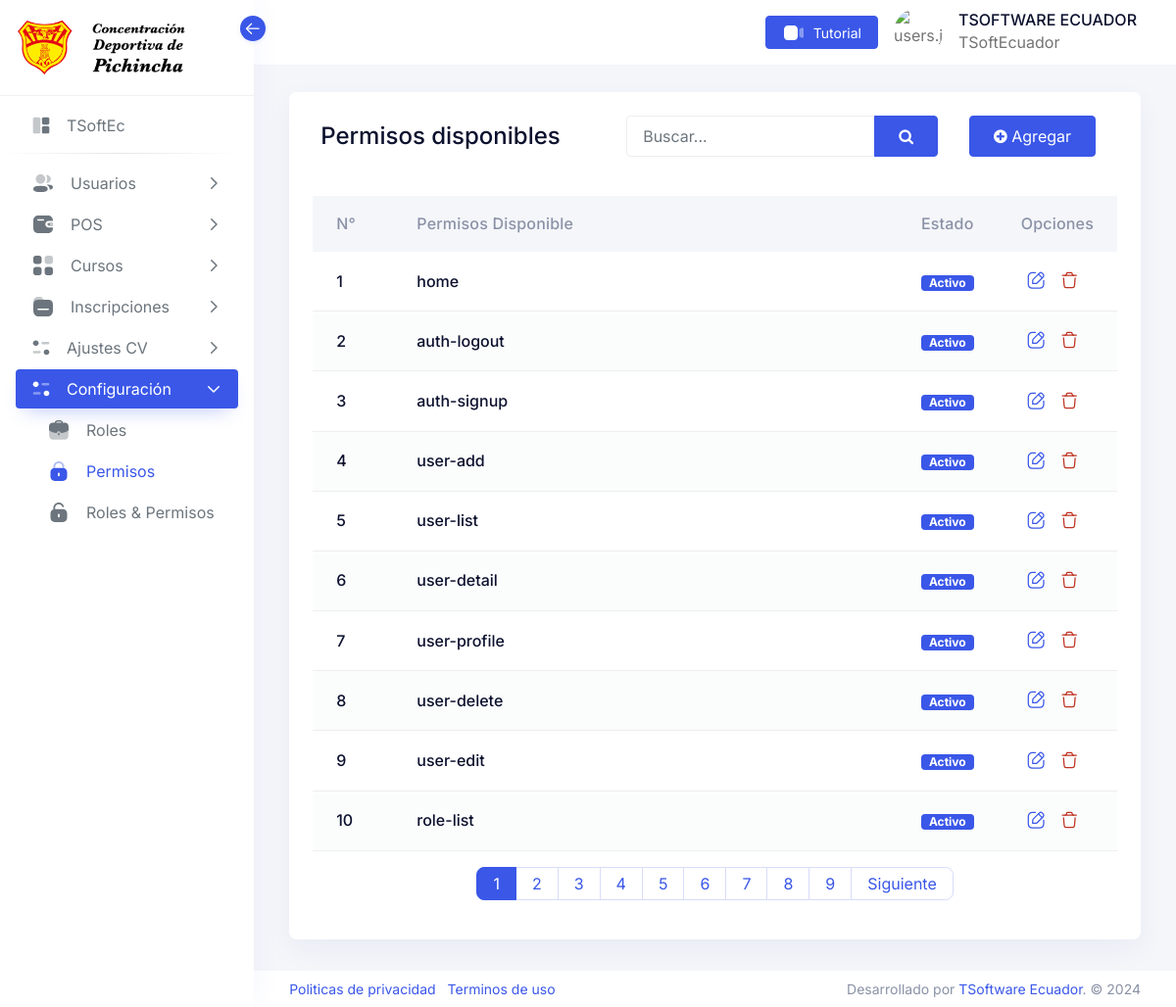
Screenshot of /App/permission-list (signed in) with the database file from the repository.
### tables this page shows
CREATE TABLE `roles` (
  `Rid` int(11) NOT NULL,
  `Rname` varchar(50) NOT NULL,
  `Rimage` varchar(250) NOT NULL,
  `Ucode` varchar(10) NOT NULL,
  `Rroute` varchar(250) NOT NULL,
  `Rstatus` int(11) NOT NULL,
  `RdateCreated` timestamp NOT NULL DEFAULT current_timestamp(),
  `Rdateupdated` timestamp NOT NULL DEFAULT current_timestamp() ON UPDATE current_timestamp()
);

CREATE TABLE `permissions` (
  `Pid` int(11) NOT NULL,
  `Pname` varchar(50) DEFAULT NULL,
  `Pdescription` varchar(255) DEFAULT NULL,
  `Pstatus` int(1) NOT NULL DEFAULT 1,
  `PdateCreated` timestamp NOT NULL DEFAULT current_timestamp(),
  `PdateUpdated` timestamp NOT NULL DEFAULT current_timestamp() ON UPDATE current_timestamp()
);

CREATE TABLE `status` (
  `Sid` int(3) NOT NULL,
  `Scodigo` int(3) NOT NULL,
  `Sname` varchar(20) NOT NULL,
  `Scolor` varchar(15) NOT NULL
);

### App/view/page/permission/permission-modal.php (the view, shortened to what the rows shown need)
<a class="btn btn-sm btn-icon text-primary flex-end" data-bs-toggle="modal" data-bs-target="#permission-edit-<?php echo $row["Pid"] ?>">
    <span class="btn-inner">
    </span>
</a>
<a class="btn btn-sm btn-icon text-danger flex-end" data-bs-toggle="modal" data-bs-target="#permission-delete<?php echo $row["Pid"] ?>">
    <span class="btn-inner">
    </span>
</a>

### App/view/include/navbarV.php (shortened to what the rows shown need)
<aside class="sidebar sidebar-default sidebar-white sidebar-base navs-rounded-all ">
    <div class="sidebar-header d-flex justify-content-start">
        <a href="home" class="navbar-brand">
            <div class="logo-main">
                <div class="logo-normal">
                    <img src="./../assets/image/icons/logo-normal.png" class="text-center " alt="" width="60px" height="25%">
                </div>
            </div>
            <h4 class="logo-title">
                <img src="./../assets/image/icons/logo-cdp-letras.png" class="text-center " alt="" width="100px" height="25%">
            </h4>
        </a>
        <div class="sidebar-toggle" data-toggle="sidebar" data-active="true">
            <i class="icon">
            </i>
        </div>
    </div>
    <div class="sidebar-body pt-0 data-scrollbar">
        <div class="sidebar-list">
            <ul class="navbar-nav iq-main-menu" id="sidebar-menu">
                <li class="nav-item">
                    <a class="nav-link " aria-current="page" href="home">
                        <i class="icon">
                        </i>
                        <span class="item-name"><?php echo  $roleName; ?></span>
                    </a>
                </li>
                <li>
                    <hr class="hr-horizontal">
                </li>
                <li class="nav-item">
                    <?php
                    if (in_array('user-profile', $rutas) || in_array('user-add', $rutas) || in_array('user-list', $rutas)  || in_array('user-detail', $rutas)) :
                    ?>
                        <a class="nav-link " data-bs-toggle="collapse" href="#user" role="button" aria-expanded="false" aria-controls="user">
                            <i class="icon">
                            </i>
                            <span class="item-name">Usuarios</span>
                            <i class="right-icon">
                                <svg class="icon-18" xmlns="http://www.w3.org/2000/svg" width="18" fill="none" viewBox="0 0 24 24" stroke="currentColor">
                                    <path stroke-linecap="round" stroke-linejoin="round" stroke-width="2" d="M9 5l7 7-7 7" />
                                </svg>
                            </i>
                        </a>
                    <?php
                    endif;
                    ?>
                </li>
                <li class="nav-item">
                    <?php
                    if (in_array('course-available', $rutas) || in_array('invoice-my-course', $rutas)) :
                    ?>
                        <a class="nav-link " data-bs-toggle="collapse" href="#pos" role="button" aria-expanded="false" aria-controls="pos">
                            <i class="icon">
                            </i>
                            <span class="item-name">POS</span>
                            <i class="right-icon">
                                <svg class="icon-18" xmlns="http://www.w3.org/2000/svg" width="18" fill="none" viewBox="0 0 24 24" stroke="currentColor">
                                    <path stroke-linecap="round" stroke-linejoin="round" stroke-width="2" d="M9 5l7 7-7 7" />
                                </svg>
                            </i>
                        </a>
                    <?php endif; ?>
                </li>
                <li class="nav-item">
                    <?php
                    if (in_array('course-available', $rutas) || in_array('invoice-my-course', $rutas)) :
                    ?>
                        <a class="nav-link " data-bs-toggle="collapse" href="#course" role="button" aria-expanded="false" aria-controls="course">
                            <i class="icon">
                            </i>
                            <span class="item-name">Cursos</span>
                            <i class="right-icon">
                                <svg class="icon-18" xmlns="http://www.w3.org/2000/svg" width="18" fill="none" viewBox="0 0 24 24" stroke="currentColor">
                                    <path stroke-linecap="round" stroke-linejoin="round" stroke-width="2" d="M9 5l7 7-7 7" />
                                </svg>
                            </i>
                        </a>
                    <?php endif; ?>
                </li>
                <li class="nav-item">
                    <?php
                    if (in_array('role-list', $rutas)) :
                    ?>
                        <a class="nav-link " data-bs-toggle="collapse" href="#inscription" role="button" aria-expanded="false" aria-controls="inscription">
                            <i class="icon">
                            </i>
                            <span class="item-name">Inscripciones</span>
                            <i class="right-icon">
                                <svg class="icon-18" xmlns="http://www.w3.org/2000/svg" width="18" fill="none" viewBox="0 0 24 24" stroke="currentColor">
                                    <path stroke-linecap="round" stroke-linejoin="round" stroke-width="2" d="M9 5l7 7-7 7" />
                                </svg>
                            </i>
                        </a>
                    <?php endif; ?>
                </li>
                <li class="nav-item">
                    <?php
                    if (
                        in_array('course-list', $rutas)    || in_array('sport-list', $rutas)   || in_array('module-list', $rutas)   ||
                        in_array('discount-list', $rutas)  || in_array('scenery-list', $rutas)
                    ) :
                    ?>
                        <a class="nav-link" data-bs-toggle="collapse" href="#ajustes" role="button" aria-expanded="false" aria-controls="ajustes">
                            <i class="icon">
                            </i>
                            <span class="item-name">Ajustes CV</span>
                            <i class="right-icon">
                                <svg class="icon-18" xmlns="http://www.w3.org/2000/svg" width="18" fill="none" viewBox="0 0 24 24" stroke="currentColor">
                                    <path stroke-linecap="round" stroke-linejoin="round" stroke-width="2" d="M9 5l7 7-7 7" />
                                </svg>
                            </i>
                        </a>
                    <?php endif; ?>
                </li>
                <li class="nav-item">
                    <?php
                    if (
                        in_array('role-list', $rutas)  ||  in_array('permission-list', $rutas)  ||  in_array('permission-role', $rutas)
                    ) :
                    ?>
                        <a class="nav-link" data-bs-toggle="collapse" href="#configuraciones" role="button" aria-expanded="false" aria-controls="configuraciones">
                            <i class="icon">
                            </i>
                            <span class="item-name">Configuración</span>
                            <i class="right-icon">
                                <svg class="icon-18" xmlns="http://www.w3.org/2000/svg" width="18" fill="none" viewBox="0 0 24 24" stroke="currentColor">
                                    <path stroke-linecap="round" stroke-linejoin="round" stroke-width="2" d="M9 5l7 7-7 7" />
                                </svg>
                            </i>
                        </a>
                    <?php endif; ?>
                    <ul class="sub-nav collapse" id="configuraciones" data-bs-parent="#sidebar-menu">
                        <?php if (in_array('role-list', $rutas)) : ?>
                            <li class="nav-item">
                                <a class="nav-link  <?php echo ($currentPage == 'role-list') ? 'active' : ''; ?>" href="role-list">
                                    <i class="icon">
                                         </i>
                                    <span class="item-name">Roles</span>
                                </a>
                            </li>
                        <?php endif; ?>
                        <?php if (in_array('permission-list', $rutas)) : ?>
                            <li class="nav-item">
                                <a class="nav-link  <?php echo ($currentPage == 'permission-list') ? 'active' : ''; ?>" href="permission-list">
                                    <i class="icon">
                                    </i>
                                    <span class="item-name">Permisos</span>
                                </a>
                            </li>
                        <?php endif; ?>
                        <?php if (in_array('permission-role', $rutas)) : ?>
                            <li class="nav-item">
                                <a class="nav-link  <?php echo ($currentPage == 'permission-role') ? 'active' : ''; ?>" href="permission-role">
                                    <i class="icon">
                                    </i>
                                    <span class="item-name">Roles & Permisos</span>
                                </a>
                            </li>
                        <?php endif; ?>
                    </ul>
                </li>
            </ul>
        </div>
    </div>
</aside>

### App/view/page/permission/permission-list.php (shortened to what the rows shown need)
<?php
$permissionController = new PermissionController();
$permissionController->createPermission();
$permissionController->updatePermission();
$permissionController->deletePermission();
include 'permission-pagination.php';
?>
<div class="iq-navbar-header" style="margin-top: 10%;">
    <div class="iq-header-img">
    </div>
</div>
<div class="conatiner-fluid content-inner mt-n5 py-0">
    <div class="card">
        <div class="card-header d-flex justify-content-between align-items-center">
            <div class="container-fluid iq-container">
                <div class="row">
                    <div class="col-md-12">
                        <div class="flex-wrap d-flex justify-content-between align-items-center">
                            <div class="form-group">
                                <h4 class="card-title">Permisos disponibles</h4>
                            </div>
                            <div class="row">
                                <div class="form-group col-md-8">
                                    <form class="d-flex" method="GET">
                                        <div class="input-group ">
                                            <input type="text" class="form-control" name="search" id="search" placeholder="Buscar...">
                                            <button type="submit" id="submit-btn-add" class="btn btn-primary">
                                                <i class="fa fa-search" aria-hidden="true"></i>
                                            </button>
                                        </div>
                                    </form>
                                </div>
                                <div class="form-group col-md-4">
                                    <a class=" btn btn-primary" data-bs-toggle="modal" data-bs-target="#permission-add">
                                        <i class="fa fa-plus-circle" aria-hidden="true"></i>
                                        <span>Agregar</span>
                                    </a>
                                </div>
                            </div>
                        </div>
                    </div>
                </div>
            </div>
        </div>
        <div class="card-body">
            <div class="table-responsive">
                <table id="datatable" role="grid" width="100%" class="table table-striped">
                    <thead>
                        <tr>
                            <th>N°</th>
                            <th>Permisos disponible</th>
                            <th>Estado</th>
                            <th>Opciones</th>
                        </tr>
                    </thead>
                    <tbody>
                        <?php
                        foreach ($permissions as $row) { ?>
                            <tr>
                                <td style="width: 10%;">
                                    <div class="d-flex align-items-center">
                                        <h6><?php echo $row["Pid"] ?></h6>
                                    </div>
                                </td>
                                <td>
                                    <div class="d-flex align-items-center">
                                        <h6><?php echo $row["Pname"] ?></h6>
                                    </div>
                                </td>
                                <td style="width: 12%;">
                                    <div class="d-flex align-items-center">
                                        <?php
                                        $statusController = new StatusController();
                                        $status = $statusController->getStatus();
                                        foreach ($status as $sts) {
                                            if ($sts["Scodigo"] == $row["Pstatus"]) {
                                        ?>
                                                <h6><span class="badge bg-<?php echo $sts['Scolor'] ?>"><?php echo $sts['Sname'] ?></span></h6>
                                        <?php }
                                        } ?>
                                    </div>
                                </td>
                                <td style="width: 10%;">
                                    <?php include 'permission-modal.php'; ?>
                                </td>
                            </tr>
                        <?php } ?>
                    </tbody>
                </table>
                <nav aria-label="Page navigation example">
                    <ul class="pagination justify-content-center">
                        <?php for ($i = 1; $i <= $totalPage; $i++) : ?>
                            <li class="page-item <?php echo ($page == $i) ? 'active' : ''; ?>"><a class="page-link" href="?pagination=<?php echo $i; ?>"><?php echo $i; ?></a></li>
                        <?php endfor; ?>
                        <?php if ($page < $totalPage) : ?>
                            <li class="page-item"><a class="page-link" href="?pagination=<?php echo ($page + 1); ?>">Siguiente</a></li>
                        <?php endif; ?>
                    </ul>
                </nav>
            </div>
        </div>
    </div>
</div>

### rows the page displays
roles: Rname "TSoftEc"
permissions: Pid "1", Pname "home"
status: Sname "Activo"
permissions: Pid "2", Pname "auth-logout"
permissions: Pid "3", Pname "auth-signup"
permissions: Pid "4", Pname "user-add"
permissions: Pid "5", Pname "user-list"
permissions: Pid "6", Pname "user-detail"
permissions: Pid "7", Pname "user-profile"
permissions: Pid "8", Pname "user-delete"
permissions: Pid "9", Pname "user-edit"
permissions: Pid "10", Pname "role-list"

### other values shown
$_SESSION['Uname'] "TSOFTWARE"
$_SESSION['Ulastname'] "ECUADOR"
$_SESSION['Unickname'] "TSoftEcuador"
